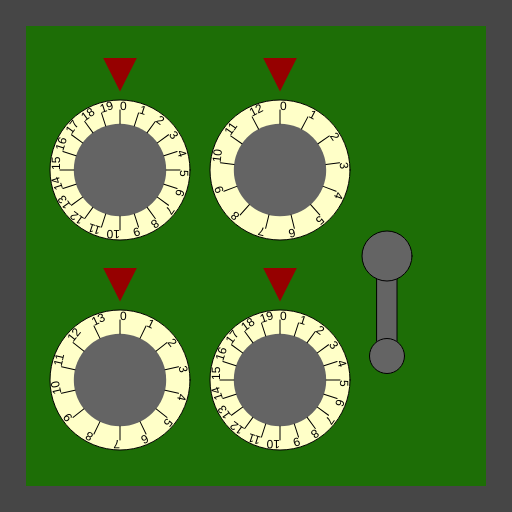
Frame 1 (no input)
Frame 60 (no input): identical to frame 1, image omitted
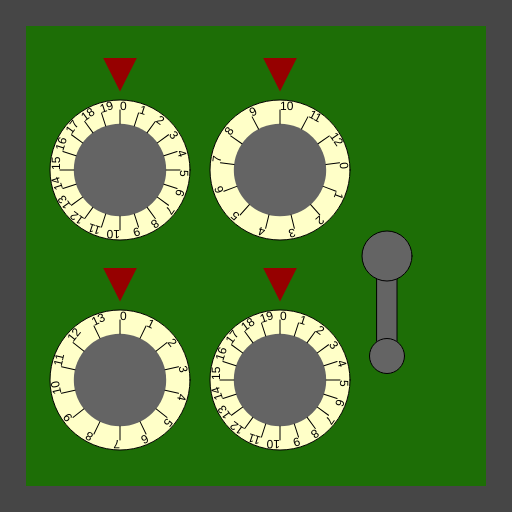
Frame 120 (the mouse pressed at the canvas centre since frame 60)

The p5.js sketch that drew these frames (run headless with seeded random() and noise() and a simulated clock; from frame 60 on, the mouse is pressed at the canvas centre):

// p5.js sketch
// ── sketch.js
/*

Officer: 1061178
CaseNum: 303-2-15315367-1061178

Case 303 - The Case of the Crooked Attorney
Stage 3 - The Gates Bank

I’ve made an appointment for you at the Gates Bank to retrieve your safe deposit box from the vault.
Actually you will break into Torvalds’ one.

Crack the safe by doing the following:

	Whilst the mouse is being dragged:
	- Make Hidden_Box_Code0 equal to the value of mouseY
	- Use the 'min' function to prevent Hidden_Box_Code0 from going above 14

	When the mouse button is released:
	- Increment Hidden_Box_Code1 by 2
	- Use the 'constrain' function to prevent Hidden_Box_Code1 from falling below 2 and going above 10

	Whilst the mouse is moving:
	- Make Hidden_Box_Code2 equal to the value of mouseY
	- Use the 'min' function to prevent Hidden_Box_Code2 from going above 10

	Whilst the mouse is being dragged:
	- Decrement Hidden_Box_Code3 by 3
	- Use the 'constrain' function to prevent Hidden_Box_Code3 from falling below 3 and going above 14

	Whilst the mouse is being dragged:
	- Make Hidden_Box_Code4 equal to the value of mouseY
	- Use the 'max' function to prevent Hidden_Box_Code4 from falling below 13



This time you'll need to create the relevant event handlers yourself.

There are many possible ways of investigating this case, but you
should use ONLY the following commands:

	- The assignment operator aka. the equals sign !
	- mouseX, mouseY
	- Incrementing +=
	- Decrementing -=
	- min, max
	- constrain

*/

//declare the variables

var Hidden_Box_Code0;
var Hidden_Box_Code1;
var Hidden_Box_Code2;
var Hidden_Box_Code3;
var Hidden_Box_Code4;


function preload()
{
	//IMAGES WILL BE LOADED HERE

}


function setup()
{
	createCanvas(512,512);

	//initialise the variables
	Hidden_Box_Code0 = 0;
	Hidden_Box_Code1 = 0;
	Hidden_Box_Code2 = 0;
	Hidden_Box_Code3 = 0;
	Hidden_Box_Code4 = 0;

}

///////////////////EVENT HANDLERS///////////////////

//Create event handlers here to open the safe ...

function mouseDragged(){
    Hidden_Box_Code0 = min(mouseY, 14);
    Hidden_Box_Code3 -= 3;
    Hidden_Box_Code3 = constrain(Hidden_Box_Code3, 3, 14)
    Hidden_Box_Code4 = max(mouseY, 13);
}

function mouseReleased(){
    Hidden_Box_Code1 += 2;
    Hidden_Box_Code1 = constrain(Hidden_Box_Code1, 2, 10);
}

function mouseMoved() {
    Hidden_Box_Code2 = min(mouseY, 10);
}


///////////////DO NOT CHANGE CODE BELOW THIS POINT///////////////////

function draw()
{

	//Draw the safe door
	background(70);
	noStroke();
	fill(29,110,6);
	rect(26,26,width-52,width-52);

	//Draw the combination dials
	push();
	translate(120,170);
	drawDial(140,Hidden_Box_Code0, 20);
	pop();

	push();
	translate(120,380);
	drawDial(140,Hidden_Box_Code1, 14);
	pop();

	push();
	translate(280,170);
	drawDial(140,Hidden_Box_Code2, 13);
	pop();

	push();
	translate(280,380);
	drawDial(140,Hidden_Box_Code3, 20);
	pop();

	//Draw the lever
	push();
	translate(width - 125,256);
	drawLever(Hidden_Box_Code4);
	pop();


}

function drawDial(diameter,num,maxNum)
{
	//the combination lock

	var r = diameter * 0.5;
	var p = r * 0.6;

	stroke(0);
	fill(255,255,200);
	ellipse(0,0,diameter,diameter);
	fill(100);
	noStroke();
	ellipse(0,0,diameter*0.66,diameter*0.66);
	fill(150,0,0);
	triangle(
		-p * 0.4,-r-p,
		p * 0.4,-r-p,
		0,-r-p/5
	);

	noStroke();

	push();
	var inc = 360/maxNum;

	rotate(radians(-num * inc));
	for(var i = 0; i < maxNum; i++)
	{
		push();
		rotate(radians(i * inc));
		stroke(0);
		line(0,-r*0.66,0,-(r-10));
		noStroke();
		fill(0);
		text(i,0,-(r-10));
		pop();
	}

	pop();
}

function drawLever(rot)
{
	push();
	rotate(radians(-rot))
	stroke(0);
	fill(100);
	rect(-10,0,20,100);
	ellipse(0,0,50,50);
	ellipse(0,100,35,35);
	pop();
}
